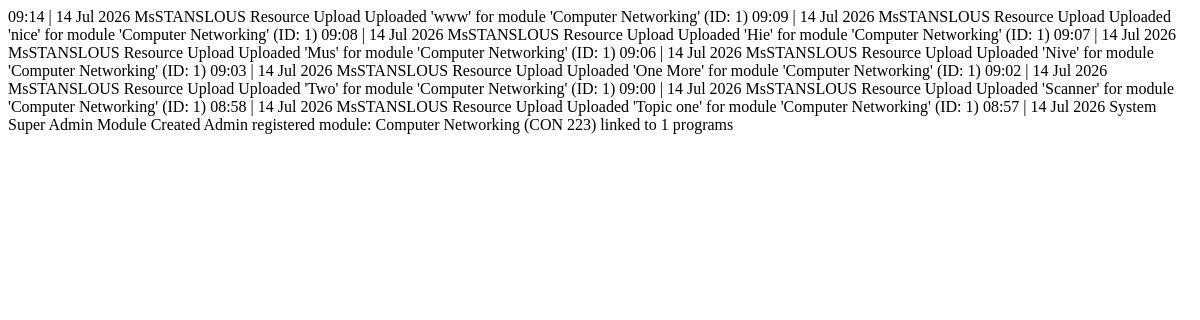
Page /admin/table/logs (signed in) on the earlier database version.
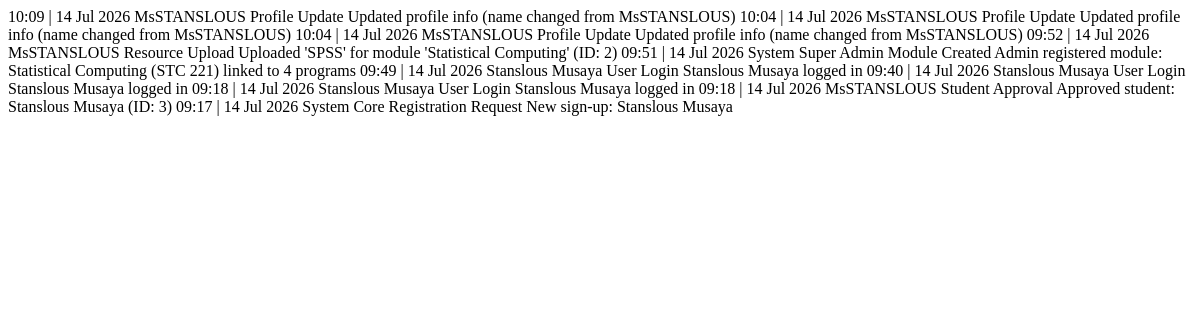
Same page on the later database version.
### app/models.py (models this page shows)
class Log(db.Model):
    id = db.Column(db.Integer, primary_key=True)
    user_id = db.Column(db.Integer, db.ForeignKey('user.id'), nullable=True)
    action = db.Column(db.String(100), nullable=False)
    details = db.Column(db.String(255), nullable=True)
    created_at = db.Column(db.DateTime, default=datetime.utcnow)
    user = db.relationship('User', backref='logs')

class User(db.Model, UserMixin):
    id = db.Column(db.Integer, primary_key=True)
    full_name = db.Column(db.String(100), nullable=False)
    email = db.Column(db.String(120), unique=True, nullable=False)
    password_hash = db.Column(db.String(128), nullable=False)
    campus = db.Column(db.String(50), nullable=False)
    student_id = db.Column(db.String(20), nullable=True)
    phone_number = db.Column(db.String(15), nullable=True)
    year = db.Column(db.Integer, default=1)
    semester = db.Column(db.Integer, default=1)
    program_id = db.Column(db.Integer, db.ForeignKey('program.id'), nullable=False)
    is_approved = db.Column(db.Boolean, default=False)
    is_class_rep = db.Column(db.Boolean, default=False)
    is_admin = db.Column(db.Boolean, default=False)
    created_at = db.Column(db.DateTime, default=datetime.utcnow)
    theme_preference = db.Column(db.String(20), default='light')  # 'light' or 'dark'
    language_preference = db.Column(db.String(10), default='en')  # 'en' for now
    is_active = db.Column(db.Boolean, default=True)  # soft delete flag

### app/core/routes.py (the view, shortened to what this page needs)
@core.route('/admin/table/logs')
@login_required
def admin_logs_table():
    if not current_user.is_admin:
        abort(403)
    page = request.args.get('page', 1, type=int)
    per_page = 10
    action_filter = request.args.get('action')
    user_search = request.args.get('user_search', '').strip()
    log_query = Log.query
    if action_filter:
        log_query = log_query.filter(Log.action == action_filter)
    paginated = paginate_query(log_query.order_by(Log.created_at.desc()), page, per_page)
    return render_template('core/admin/_logs_table_body.html',
                           logs=paginated['items'],
                           page=paginated['page'],
                           pages=paginated['pages'])

### app/__init__.py (called while the page is built)
@login_manager.user_loader
def load_user(user_id):
    return User.query.get(int(user_id))

### app/core/routes.py (called while the page is built)
def paginate_query(query, page=1, per_page=10):
    total = query.count()
    items = query.offset((page - 1) * per_page).limit(per_page).all()
    return {
        'items': items,
        'total': total,
        'page': page,
        'per_page': per_page,
        'pages': (total + per_page - 1) // per_page if total > 0 else 1
    }

### app/templates/core/admin/_logs_table_body.html (shortened to what this page needs)
{% for log in logs %}
<tr class="hover:bg-[#faf8f5] transition-colors border-b border-[#f0ebe3]">
    <td class="px-4 py-3 text-sm text-[#b5aaa0] font-mono whitespace-nowrap">
        {{ log.created_at.strftime('%H:%M | %d %b %Y') }}
    </td>
    <td class="px-4 py-3 text-sm font-bold text-[#5a5248] whitespace-nowrap">
        {{ log.user.full_name if log.user else 'System Core' }}
    </td>
    <td class="px-4 py-3 text-sm text-[#1a1a1a]">
        <span class="font-bold bg-[#f5f2ec] border border-[#ede8e0] px-2 py-0.5 rounded mr-1">{{ log.action }}</span>
        {{ log.details }}
    </td>
</tr>
{% endfor %}

Differences in the rows shown:
no longer on this page (row unchanged): Log: created_at "09:14 | 14 Jul 2026", user "MsSTANSLOUS", action "Resource Upload", details "Uploaded 'www' for module 'Computer Networking' (ID: 1)"
no longer on this page (row unchanged): Log: created_at "09:09 | 14 Jul 2026", user "MsSTANSLOUS", action "Resource Upload", details "Uploaded 'nice' for module 'Computer Networking' (ID: 1)"
no longer on this page (row unchanged): Log: created_at "09:08 | 14 Jul 2026", user "MsSTANSLOUS", action "Resource Upload", details "Uploaded 'Hie' for module 'Computer Networking' (ID: 1)"
no longer on this page (row unchanged): Log: created_at "09:07 | 14 Jul 2026", user "MsSTANSLOUS", action "Resource Upload", details "Uploaded 'Mus' for module 'Computer Networking' (ID: 1)"
no longer on this page (row unchanged): Log: created_at "09:06 | 14 Jul 2026", user "MsSTANSLOUS", action "Resource Upload", details "Uploaded 'Nive' for module 'Computer Networking' (ID: 1)"
no longer on this page (row unchanged): Log: created_at "09:03 | 14 Jul 2026", user "MsSTANSLOUS", action "Resource Upload", details "Uploaded 'One More' for module 'Computer Networking' (ID: 1)"
no longer on this page (row unchanged): Log: created_at "09:02 | 14 Jul 2026", user "MsSTANSLOUS", action "Resource Upload", details "Uploaded 'Two' for module 'Computer Networking' (ID: 1)"
no longer on this page (row unchanged): Log: created_at "09:00 | 14 Jul 2026", user "MsSTANSLOUS", action "Resource Upload", details "Uploaded 'Scanner' for module 'Computer Networking' (ID: 1)"
no longer on this page (row unchanged): Log: created_at "08:58 | 14 Jul 2026", user "MsSTANSLOUS", action "Resource Upload", details "Uploaded 'Topic one' for module 'Computer Networking' (ID: 1)"
no longer on this page (row unchanged): Log: created_at "08:57 | 14 Jul 2026", user "System Super Admin", action "Module Created", details "Admin registered module: Computer Networking (CON 223) linked to 1 programs"
added Log: created_at "10:09 | 14 Jul 2026", user "MsSTANSLOUS", action "Profile Update", details "Updated profile info (name changed from MsSTANSLOUS)"
added Log: created_at "10:04 | 14 Jul 2026", user "MsSTANSLOUS", action "Profile Update", details "Updated profile info (name changed from MsSTANSLOUS)"
added Log: created_at "10:04 | 14 Jul 2026", user "MsSTANSLOUS", action "Profile Update", details "Updated profile info (name changed from MsSTANSLOUS)"
added Log: created_at "09:52 | 14 Jul 2026", user "MsSTANSLOUS", action "Resource Upload", details "Uploaded 'SPSS' for module 'Statistical Computing' (ID: 2)"
added Log: created_at "09:51 | 14 Jul 2026", user "System Super Admin", action "Module Created", details "Admin registered module: Statistical Computing (STC 221) linked to 4 programs"
added Log: created_at "09:49 | 14 Jul 2026", user "Stanslous Musaya", action "User Login", details "Stanslous Musaya logged in"
added Log: created_at "09:40 | 14 Jul 2026", user "Stanslous Musaya", action "User Login", details "Stanslous Musaya logged in"
added Log: created_at "09:18 | 14 Jul 2026", user "Stanslous Musaya", action "User Login", details "Stanslous Musaya logged in"
added Log: created_at "09:18 | 14 Jul 2026", user "MsSTANSLOUS", action "Student Approval", details "Approved student: Stanslous Musaya (ID: 3)"
added Log: created_at "09:17 | 14 Jul 2026", user "System Core", action "Registration Request", details "New sign-up: Stanslous Musaya"
